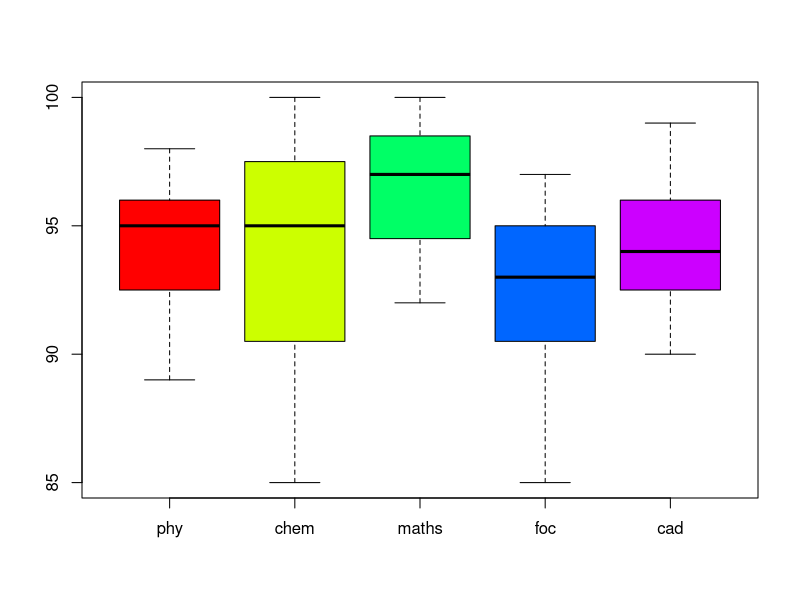
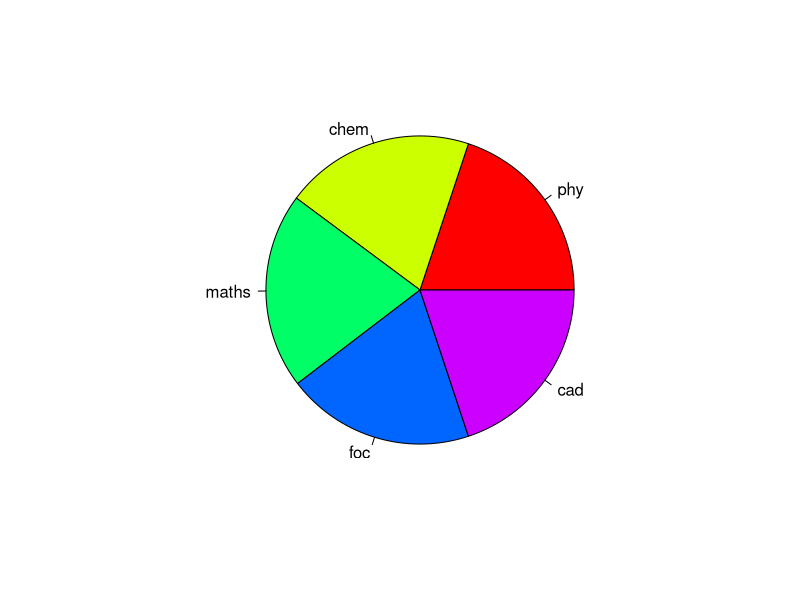
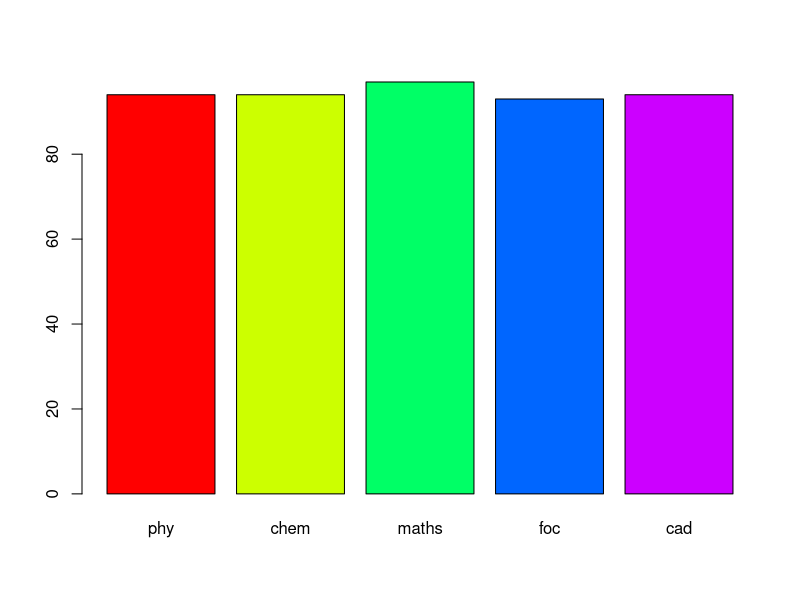
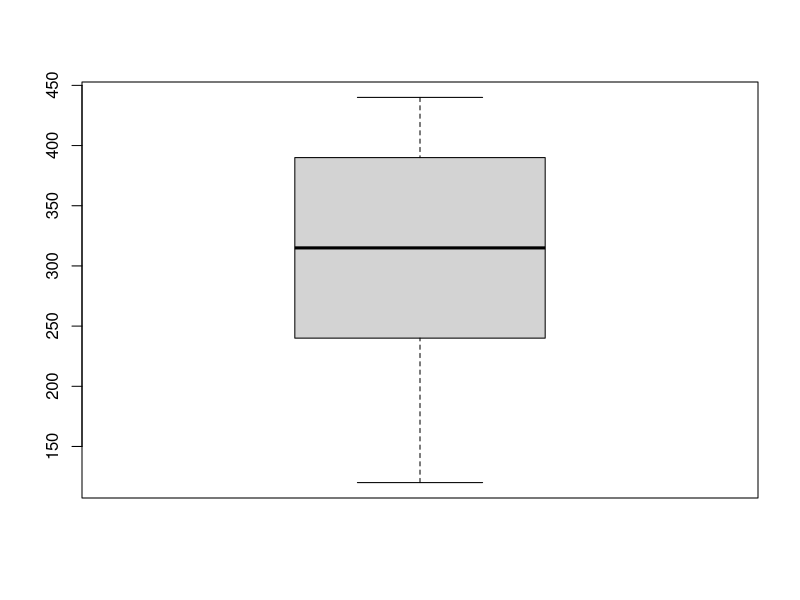
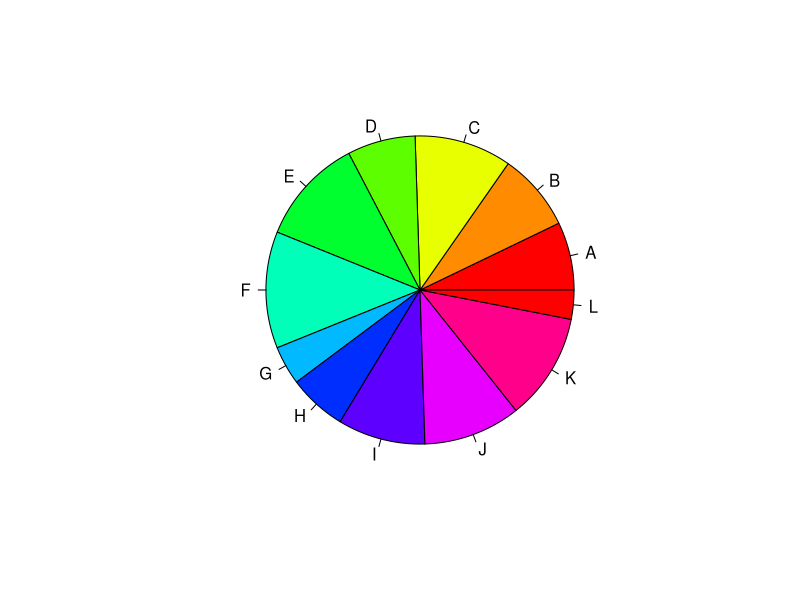
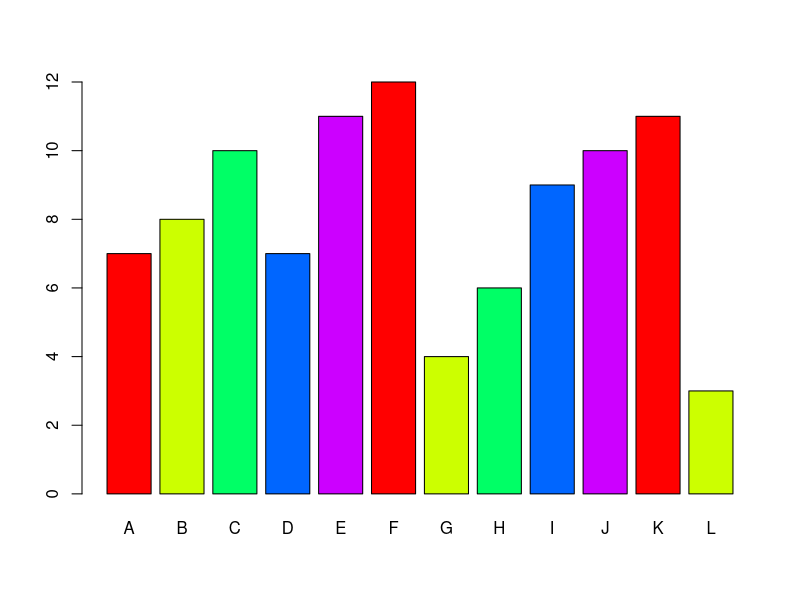
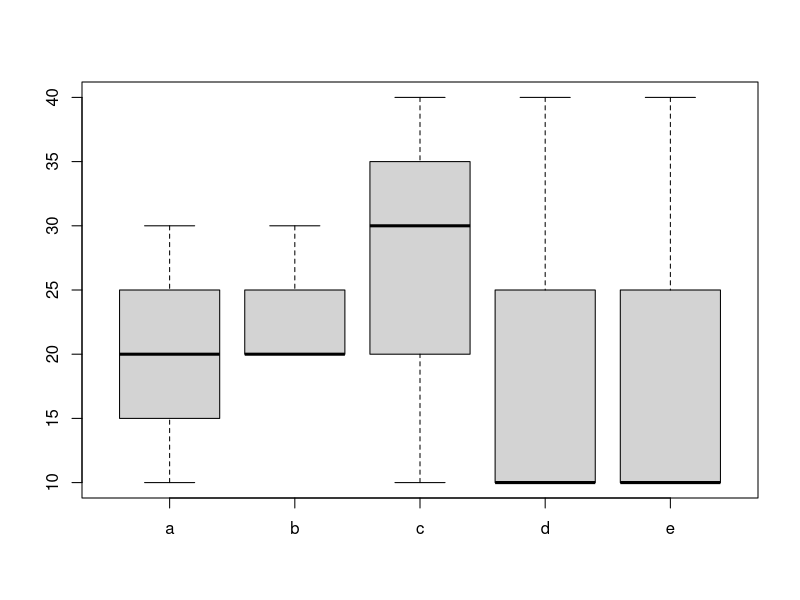
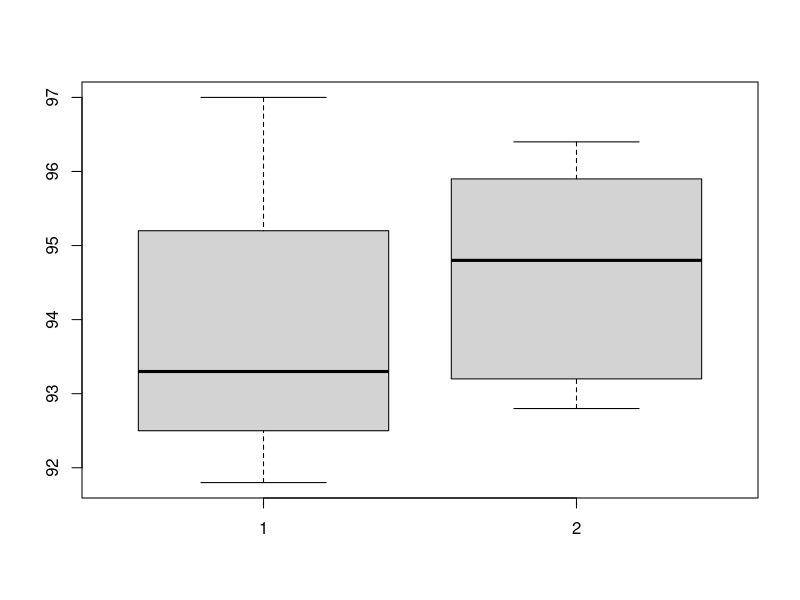

The R script that drew these images, in order:
#a
stud=read.csv('stud1.csv')
stud=stud[4:8]
mean=colMeans(stud)
mean
mean=round(mean,digits=0)
mean
labels=c("phy","chem","maths","foc","cad")
boxplot(stud,names.arg=labels,col=rainbow(5))
pie(mean,labels,col=rainbow(5))
barplot(mean,names.arg=labels,col=rainbow(5))

#b
elect=read.csv('elect.csv')
elect
votes=elect$votes
votes
votes_per=round(votes/sum(votes)*100)
votes_per
party_lab=c("A","B","C","D","E","F","G","H","I","J","K","L")
#par(mar=rep(2,4))
boxplot(votes,names.arg=party_lab)
pie(votes_per,party_lab,col=rainbow(11))
barplot(votes_per,names.arg=party_lab,col=rainbow(5))

elect=read.csv('elect2.csv')
elect
boxplot(elect,names.arg=party_lab)

#c
stud1=read.csv('stud1.csv')
stud1
stud1$avg=rowMeans(stud1[4:8])
stud1
female=stud1[stud1$gender=="F",]
female
male=stud1[stud1$gender=="M",]
male
str(stud1)
female_avg=mean(female$avg)
female_avg
male_avg=mean(male$avg)
male_avg
gender_avg=c(female_avg,male_avg)
gender_avg
gender_avg_per=(gender_avg/sum(gender_avg)*100)
gender_avg_per
boxplot(male$avg,female$avg)
pie(gender_avg_per,c("male","female"))
barplot(gender_avg_per,names.arg=c("male","female"))

